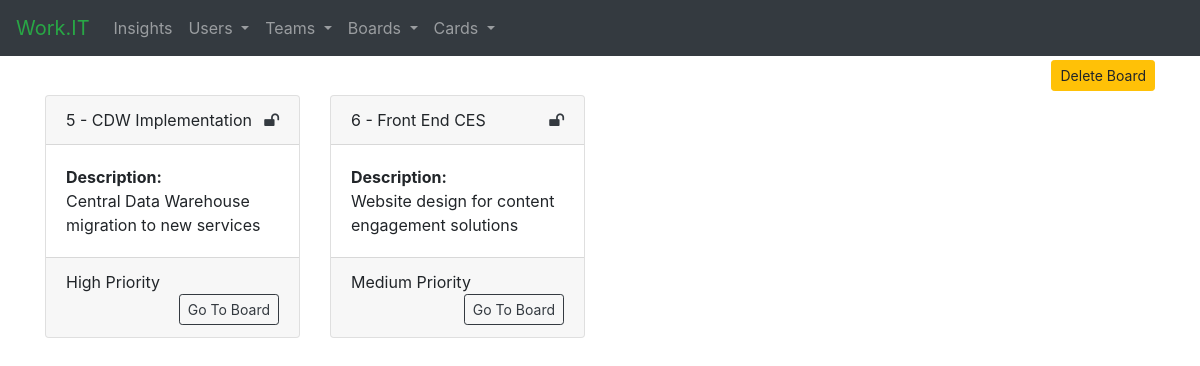
Before: /board_list with the older database file.
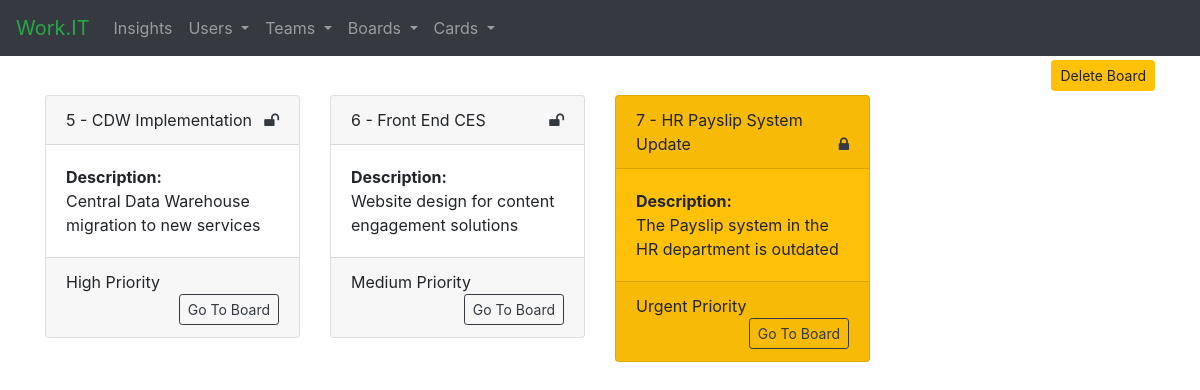
After: the same page with the newer database file.
### tables this page shows
CREATE TABLE board(id INTEGER PRIMARY KEY AUTOINCREMENT,name TEXT,description TEXT,privacy TEXT,state_list TEXT,starred INTEGER);

### app.py (the view)
@app.route('/board_list')
def board_list():
    boards = get_boards()
    return render_template('board_list.html', boards=boards)

### scripts.py (called while the page is built)
def get_boards():
    con_boards = sqlite3.connect("database.db")
    con_boards.row_factory = sqlite3.Row
    cur = con_boards.cursor()
    cur.execute("SELECT * FROM board")
    boards = cur.fetchall()
    con_boards.close()
    return boards

### templates/board_list.html (shortened to what this page needs)
{% extends "base.html" %}
{% block head %}
    {{ super() }}
{% endblock %}
{% block content %}
    <div class="text-right mt-1 mb-1">
        <button type="button" class="btn btn-warning btn-sm" data-toggle="modal" data-target="#delete-user">
            Delete Board
        </button>
    </div>
    <div class="row">
        {% for board in boards %}
            <div class="col-3">
                <form action="{{ url_for('goto_kanban') }}" method="POST">
                    <div class="card {{ 'bg-warning' if board['starred'] == 'Yes' }}">
                        <div class="card-header">
                            {{ board['id'] }} - {{ board['name'] }}
                            <div class="float-right text-dark">
                                {% if board['privacy'] == 'Private' %}
                                    <i class="fa fa-lock"></i>
                                {% else %}
                                    <i class="fa fa-unlock"></i>
                                {% endif %}
                            </div>
                        </div>
                        <div class="card-body">
                            <strong>Description:</strong><br>
                            {{ board['description'] }} <br>
                        </div>
                        <div class="card-footer">
                            {{ board['state_list'] }} <br>
                             <button type="submit" class="btn btn-outline-dark float-right btn-sm">Go To Board</button>
                        </div>
                    </div>
                </form>
            </div>
        {% endfor %}
    </div>
{% endblock %}

### templates/base.html (shortened to what this page needs)
<!doctype html>
<html>
<head>
    {% block head %}
        <link rel="stylesheet" href="https://maxcdn.bootstrapcdn.com/bootstrap/4.3.1/css/bootstrap.min.css">
        <link href="//maxcdn.bootstrapcdn.com/font-awesome/4.7.0/css/font-awesome.min.css" rel="stylesheet">
    {% endblock %}
</head>
<body>
<nav class="navbar navbar-expand-sm bg-dark navbar-dark sticky-top">
    <a class="navbar-brand text-success" href="/">Work.IT</a>
    <ul class="navbar-nav">
        <li class="nav-item">
            <a class="nav-link" href="/">Insights</a>
        </li>
        <li class="nav-item dropdown">
            <a class="nav-link dropdown-toggle" href="#" id="users-group" data-toggle="dropdown">
                Users
            </a>
        </li>
        <li class="nav-item dropdown">
            <a class="nav-link dropdown-toggle" href="#" id="users-group" data-toggle="dropdown">
                Teams
            </a>
        </li>
        <li class="nav-item dropdown">
            <a class="nav-link dropdown-toggle" href="#" id="users-group" data-toggle="dropdown">
                Boards
            </a>
        </li>
        <li class="nav-item dropdown">
            <a class="nav-link dropdown-toggle" href="#" id="users-group" data-toggle="dropdown">
                Cards
            </a>
        </li>
    </ul>
</nav>
<div id="content" class="container">
    {% block content %}
    {% endblock %}
</div>
</body>
</html>

Changed rows visible on the page:
added board: id "7", name "HR Payslip System Update", privacy "Private" (drawn), description "The Payslip system in the HR department is outdated", state_list "Urgent Priority", starred "Yes" (drawn)
